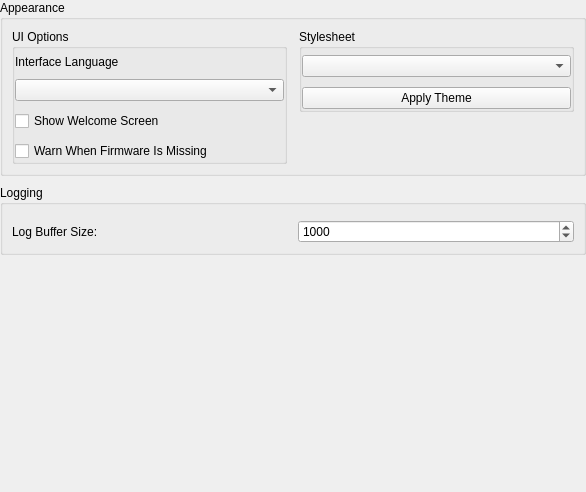
           <widget class="QWidget" name="gui_scroll_contents">
            <property name="geometry">
             <rect>
              <x>0</x>
              <y>0</y>
              <width>586</width>
              <height>492</height>
             </rect>
            </property>
            <layout class="QVBoxLayout" name="gui_tab_content_layout">
             <property name="spacing">
              <number>9</number>
             </property>
             <property name="leftMargin">
              <number>0</number>
             </property>
             <property name="topMargin">
              <number>0</number>
             </property>
             <property name="rightMargin">
              <number>0</number>
             </property>
             <property name="bottomMargin">
              <number>0</number>
             </property>
             <item>
              <widget class="QGroupBox" name="gb_gui_appearance_section">
               <property name="title">
                <string>Appearance</string>
               </property>
               <layout class="QHBoxLayout" name="gb_gui_appearance_section_layout">
                <property name="spacing">
                 <number>12</number>
                </property>
                <item alignment="Qt::AlignmentFlag::AlignTop">
                 <widget class="QGroupBox" name="gb_ui_options">
                  <property name="title">
                   <string>UI Options</string>
                  </property>
                  <property name="flat">
                   <bool>true</bool>
                  </property>
                  <layout class="QVBoxLayout" name="gb_ui_options_layout">
                   <property name="spacing">
                    <number>10</number>
                   </property>
                   <property name="leftMargin">
                    <number>0</number>
                   </property>
                   <property name="topMargin">
                    <number>6</number>
                   </property>
                   <property name="rightMargin">
                    <number>0</number>
                   </property>
                   <property name="bottomMargin">
                    <number>0</number>
                   </property>
                   <item>
                    <widget class="QLabel" name="label_ui_language">
                     <property name="text">
                      <string>Interface Language</string>
                     </property>
                    </widget>
                   </item>
                   <item>
                    <widget class="QComboBox" name="ui_language_box"/>
                   </item>
                   <item>
                    <widget class="QCheckBox" name="show_welcome">
                     <property name="text">
                      <string>Show Welcome Screen</string>
                     </property>
                    </widget>
                   </item>
                   <item>
                    <widget class="QCheckBox" name="warn_missing_firmware">
                     <property name="text">
                      <string>Warn When Firmware Is Missing</string>
                     </property>
                    </widget>
                   </item>
                  </layout>
                 </widget>
                </item>
                <item alignment="Qt::AlignmentFlag::AlignTop">
                 <widget class="QGroupBox" name="gb_stylesheet">
                  <property name="title">
                   <string>Stylesheet</string>
                  </property>
                  <property name="flat">
                   <bool>true</bool>
                  </property>
                  <layout class="QVBoxLayout" name="gb_stylesheet_layout">
                   <property name="spacing">
                    <number>10</number>
                   </property>
                   <property name="leftMargin">
                    <number>0</number>
                   </property>
                   <property name="topMargin">
                    <number>6</number>
                   </property>
                   <property name="rightMargin">
                    <number>0</number>
                   </property>
                   <property name="bottomMargin">
                    <number>0</number>
                   </property>
                   <item>
                    <widget class="QComboBox" name="combo_stylesheets"/>
                   </item>
                   <item>
                    <widget class="QPushButton" name="btn_apply_stylesheet">
                     <property name="text">
                      <string>Apply Theme</string>
                     </property>
                    </widget>
                   </item>
                  </layout>
                 </widget>
                </item>
               </layout>
              </widget>
             </item>
             <item>
              <widget class="QGroupBox" name="gb_gui_logging_section">
               <property name="title">
                <string>Logging</string>
               </property>
               <layout class="QVBoxLayout" name="gb_gui_logging_section_layout">
                <property name="spacing">
                 <number>10</number>
                </property>
                <item>
                 <layout class="QHBoxLayout" name="log_buffer_layout">
                  <property name="leftMargin">
                   <number>0</number>
                  </property>
                  <property name="topMargin">
                   <number>6</number>
                  </property>
                  <property name="rightMargin">
                   <number>0</number>
                  </property>
                  <property name="bottomMargin">
                   <number>0</number>
                  </property>
                  <item>
                   <widget class="QLabel" name="log_buffer_size_label">
                    <property name="text">
                     <string>Log Buffer Size:</string>
                    </property>
                   </widget>
                  </item>
                  <item>
                   <widget class="QSpinBox" name="log_buffer_size">
                    <property name="specialValueText">
                     <string>Infinite</string>
                    </property>
                    <property name="minimum">
                     <number>0</number>
                    </property>
                    <property name="maximum">
                     <number>1000000</number>
                    </property>
                    <property name="value">
                     <number>1000</number>
                    </property>
                   </widget>
                  </item>
                 </layout>
                </item>
               </layout>
              </widget>
             </item>
             <item>
              <spacer name="gui_tab_content_spacer">
               <property name="orientation">
                <enum>Qt::Orientation::Vertical</enum>
               </property>
               <property name="sizeHint" stdset="0">
                <size>
                 <width>20</width>
                 <height>40</height>
                </size>
               </property>
              </spacer>
             </item>
            </layout>
           </widget>
